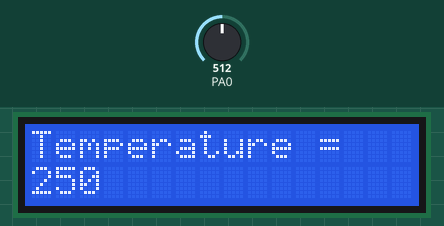
This program was run on a simulated ATmega32, built with avr-gcc and emulated at 16 MHz. Shown: 16×2 character LCD. Wiring (inferred from the names in the program): character LCD (HD44780): RS PB1; R/W PB2; E PB3; data PA4, PA5, PA6, PA7. The inputs (shaded band) are chosen by the test bench; at power-on: PA0 = 512.

Above: at 1.2 s.
1.3 s: PA0 set to 716
At 2.7 s:
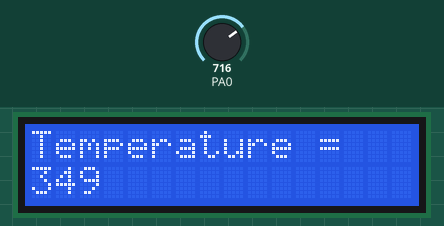
3.0 s: PA0 set to 214
At 3.8 s:
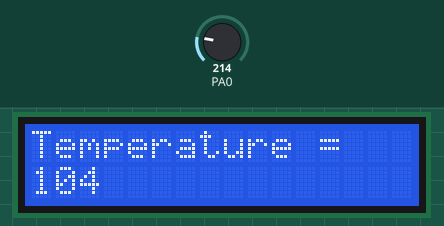
6.0 s: PA0 set to 197
At 6.6 s:
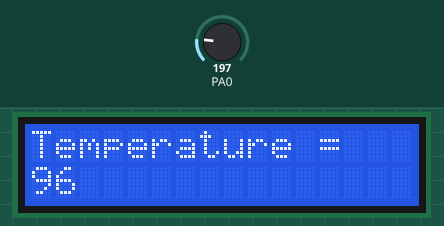
7.6 s: PA0 set to 306
At 9.2 s:
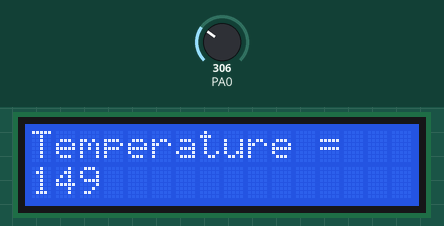
Timing chart, 0 to 10.7 s (numbered marks = the images above; inputs shaded):
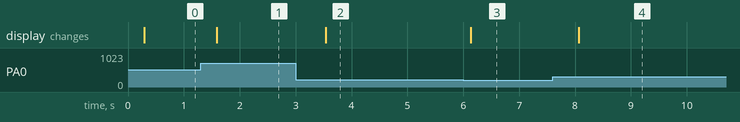

The program:

main.c
```c
/*
 * Building Library.c
 *
 *  Author: Kirellos Emad Samir
 */

#include <avr/io.h>
#include "LCD.h"
#include "Temp_Sensor.h"

int main(void)
{
    /* Replace with your application code */

	LCD_Init();
	Temp_Sensor_Init();
	Uint16t temp=0;
    while (1)
    {

		LCD_Write_Command(0x80);
		LCD_Write_String("Temperature =");
		LCD_Write_Command(0xc0);

		temp=Temp_Sensor_Read();
		LCD_Write_Number(temp);
		_delay_ms(500);
		LCD_Clear();
    }
}
```

LCD_CONFIG.h
```c
/*
 * LCD_CONFIG.h
 *
 *  Author: Kirellos Emad Samir
 */


#ifndef LCD_CONFIG_H_
#define LCD_CONFIG_H_

#include "CPU_CONFIGURATION.h"

#define LCD_Mode 4

#define LCD_4BIT_CMD_PORT DIO_PORTB
#define LCD_4BIT_DTA_PORT DIO_PORTA

#define LCD_8BIT_CMD_PORT DIO_PORTB
#define LCD_8BIT_DTA_PORT DIO_PORTA

#define LCD_RS DIO_PIN1
#define LCD_RW DIO_PIN2
#define LCD_EN DIO_PIN3

#define LCD_DTA0 DIO_PIN0
#define LCD_DTA1 DIO_PIN1
#define LCD_DTA2 DIO_PIN2
#define LCD_DTA3 DIO_PIN3
#define LCD_DTA4 DIO_PIN4
#define LCD_DTA5 DIO_PIN5
#define LCD_DTA6 DIO_PIN6
#define LCD_DTA7 DIO_PIN7

#define LCD_OUTPUT DIO_PIN_OUTPUT

#endif /* LCD_CONFIG_H_ */
```

ADC.c
```c
/*
* ADC.c
*
*  Author: Kirellos Emad Samir
*/

#include "ADC.h"

void ADC_Init(void)
{
	/*Define Vref for ADC, as AVCC*/
	SET_BIT(ADMUX, REFS0);
	CLR_BIT(ADMUX, REFS1);
	/*Right Adjust*/
	CLR_BIT(ADMUX, ADLAR);
	/*Choose channel*/
	CLR_BIT(ADMUX, MUX0);
	CLR_BIT(ADMUX, MUX1);
	CLR_BIT(ADMUX, MUX2);
	CLR_BIT(ADMUX, MUX3);
	CLR_BIT(ADMUX, MUX4);
	/*Auto Trigger Mode*/
	SET_BIT(ADCSRA, ADATE);
	/*Define Prescalar*/
	SET_BIT(ADCSRA, ADPS0);
	SET_BIT(ADCSRA, ADPS1);
	SET_BIT(ADCSRA, ADPS2);
	/*Enable ADC*/
	SET_BIT(ADCSRA, ADEN);
}
Uint16t ADC_Read(void)
{
	Uint16t var = 0;
	/*Start Conversion*/
	SET_BIT(ADCSRA, ADSC);
	/*Wait and check till flag is one, Polling*/
	while(GET_BIT(ADCSRA, ADIF) != 1);
	/*Return value*/
	var = ADC_DTA;
	return var;
}
```

ADC.h
```c
/*
 * ADC.h
 *
 *  Author: Kirellos Emad Samir
 */


#ifndef ADC_H_
#define ADC_H_

#include "CPU_CONFIGURATION.h"

void ADC_Init(void);

Uint16t ADC_Read(void);


#endif /* ADC_H_ */
```

LCD.c
```c
/*
* LCD.c
*
*  Author: Kirellos Emad Samir
*/

#include "LCD.h"

void LCD_Init(void)
{
	#if LCD_Mode == 4
	DIO_SetPin_Direction(LCD_4BIT_CMD_PORT, LCD_RS, LCD_OUTPUT);
	DIO_SetPin_Direction(LCD_4BIT_CMD_PORT, LCD_RW, LCD_OUTPUT);
	DIO_SetPin_Direction(LCD_4BIT_CMD_PORT, LCD_EN, LCD_OUTPUT);

	DIO_SetPin_Direction(LCD_4BIT_DTA_PORT, LCD_DTA4, LCD_OUTPUT);
	DIO_SetPin_Direction(LCD_4BIT_DTA_PORT, LCD_DTA5, LCD_OUTPUT);
	DIO_SetPin_Direction(LCD_4BIT_DTA_PORT, LCD_DTA6, LCD_OUTPUT);
	DIO_SetPin_Direction(LCD_4BIT_DTA_PORT, LCD_DTA7, LCD_OUTPUT);
	_delay_ms(100);
	LCD_Write_Command(0x02);
	LCD_Write_Command(0x33);
	LCD_Write_Command(0x32);
	LCD_Write_Command(0x28);
	LCD_Write_Command(0x0C);
	LCD_Write_Command(0x01);
	LCD_Write_Command(0x06);

	#elif LCD_Mode == 8
	DIO_SetPin_Direction(LCD_8BIT_CMD_PORT, LCD_RS, LCD_OUTPUT);
	DIO_SetPin_Direction(LCD_8BIT_CMD_PORT, LCD_RW, LCD_OUTPUT);
	DIO_SetPin_Direction(LCD_8BIT_CMD_PORT, LCD_EN, LCD_OUTPUT);

	DIO_SetPin_Direction(LCD_8BIT_DTA_PORT, LCD_DTA0, LCD_OUTPUT);
	DIO_SetPin_Direction(LCD_8BIT_DTA_PORT, LCD_DTA1, LCD_OUTPUT);
	DIO_SetPin_Direction(LCD_8BIT_DTA_PORT, LCD_DTA2, LCD_OUTPUT);
	DIO_SetPin_Direction(LCD_8BIT_DTA_PORT, LCD_DTA3, LCD_OUTPUT);
	DIO_SetPin_Direction(LCD_8BIT_DTA_PORT, LCD_DTA4, LCD_OUTPUT);
	DIO_SetPin_Direction(LCD_8BIT_DTA_PORT, LCD_DTA5, LCD_OUTPUT);
	DIO_SetPin_Direction(LCD_8BIT_DTA_PORT, LCD_DTA6, LCD_OUTPUT);
	DIO_SetPin_Direction(LCD_8BIT_DTA_PORT, LCD_DTA7, LCD_OUTPUT);
	_delay_ms(100);
	#else
	#warning "Wrong Mode"
	#endif
}
void LCD_Write_Command(Uint8t command)
{
	/*Control of LCD*/
	/*RS is Logic low to write inside control register*/
	DIO_SetPin_Value(LCD_4BIT_CMD_PORT, LCD_RS, DIO_PIN_LOW);
	/*RW is logic low to write on LCD*/
	DIO_SetPin_Value(LCD_4BIT_CMD_PORT, LCD_RW, DIO_PIN_LOW);
	/*be sure that enable low before send command*/
	DIO_SetPin_Value(LCD_4BIT_CMD_PORT, LCD_EN, DIO_PIN_LOW);
	/*Write High Nipple of the command*/
	//PORTA = Get_HIGH_Nibble(command) | (PORTA & 0x0F);
	PORTA = (command & 0xF0) | (PORTA & 0x0F);
	/*Send High Pulse by using Enable*/
	DIO_SetPin_Value(LCD_4BIT_CMD_PORT, LCD_EN, DIO_PIN_HIGH);
	_delay_ms(1);/*Delay for only 1 millisecond*/
	DIO_SetPin_Value(LCD_4BIT_CMD_PORT, LCD_EN, DIO_PIN_LOW);

	/*Write Low Nipple of the command*/
	//PORTA = Get_LOW_Nibble(command) | (PORTA & 0x0F);
	PORTA = (command  << 4) | (PORTA & 0x0F);
	/*Send High Pulse by using Enable*/
	DIO_SetPin_Value(LCD_4BIT_CMD_PORT, LCD_EN, DIO_PIN_HIGH);
	_delay_ms(1);/*Delay for only 1 millisecond*/
	DIO_SetPin_Value(LCD_4BIT_CMD_PORT, LCD_EN, DIO_PIN_LOW);
	_delay_ms(5);
}
void LCD_Write_Data(Uint8t data)
{
	/*Control of LCD*/
	/*RS is Logic low to write inside control register*/
	DIO_SetPin_Value(LCD_4BIT_CMD_PORT, LCD_RS, DIO_PIN_HIGH);
	/*RW is logic low to write on LCD*/
	DIO_SetPin_Value(LCD_4BIT_CMD_PORT, LCD_RW, DIO_PIN_LOW);
	/*be sure that enable low before send command*/
	DIO_SetPin_Value(LCD_4BIT_CMD_PORT, LCD_EN, DIO_PIN_LOW);
	/*Write High Nipple of the command*/
	//PORTA = Get_HIGH_Nibble(data) | (PORTA & 0x0F);
	PORTA = (data & 0xF0) | (PORTA & 0x0F);
	/*Send High Pulse by using Enable*/
	DIO_SetPin_Value(LCD_4BIT_CMD_PORT, LCD_EN, DIO_PIN_HIGH);
	_delay_ms(1);/*Delay for only 1 millisecond*/
	DIO_SetPin_Value(LCD_4BIT_CMD_PORT, LCD_EN, DIO_PIN_LOW);

	/*Write Low Nipple of the command*/
	//PORTA = Get_LOW_Nibble(data) | (PORTA & 0x0F);
	PORTA = (data << 4) | (PORTA & 0x0F);
	//PORTA = (data & 0xF0) | (PORTA & 0x0F);
	/*Send High Pulse by using Enable*/
	DIO_SetPin_Value(LCD_4BIT_CMD_PORT, LCD_EN, DIO_PIN_HIGH);
	_delay_ms(1);/*Delay for only 1 millisecond*/
	DIO_SetPin_Value(LCD_4BIT_CMD_PORT, LCD_EN, DIO_PIN_LOW);
	_delay_ms(5);
}
void LCD_Clear(void)
{
	LCD_Write_Command(0x01);
}
void LCD_Write_String(Uint8t* str)/**/
{
	while(*str != '\0')
	{
		_delay_ms(1);
		LCD_Write_Data(*str);
		str++;
	}
}
void LCD_Write_Number(Uint32t number)/**/
{
	Uint8t num[10];
	//itoa(number,(char*)num,10);//Integer
	ltoa(number,(Uint8t*)num,10);//Number need to print, Empty character string to fill with numbers, enter base needed, Long
	LCD_Write_String(num);
}
```

LCD.h
```c
/*
 * LCD.h
 *
 *  Author: Kirellos Emad Samir
 */


#ifndef LCD_H_
#define LCD_H_


/*Macros*/
#include "LCD_CONFIG.h"
/*Function Prototypes*/
void LCD_Init(void);
void LCD_Write_Command(Uint8t command);
void LCD_Write_Data(Uint8t data);
void LCD_Clear(void);
void LCD_Write_String(Uint8t * str);
void LCD_Write_Number(Uint32t number);

#endif /* LCD_H_ */
```

Temp_Sensor.c
```c
/*
 * Temp_Sensor.c
 *
 * Created: 12/04/2022 02:15:56 م
 *  Author: Kirellos Emad Samir
 */
#include "Temp_Sensor.h"

void Temp_Sensor_Init(void)
{
	ADC_Init();
}

Uint16t Temp_Sensor_Read(void)
{
	Uint16t adc_reading=ADC_Read();
	Uint16t temp=((Uint32t)adc_reading*500)/1023;

	return temp;
}
```

Temp_Sensor.h
```c
/*
 * Temp_Sensor.h
 *
 * Created: 12/04/2022 02:15:33 م
 *  Author: Kirellos Emad Samir
 */


#ifndef TEMP_SENSOR_H_
#define TEMP_SENSOR_H_
#include "CPU_CONFIGURATION.h"

void Temp_Sensor_Init(void);

Uint16t Temp_Sensor_Read(void);


#endif /* TEMP_SENSOR_H_ */
```

BIT_MATH.h
```c
/*
* BIT_MATH.h
*
 *  Author: Kirellos Emad Samir
*/


#ifndef BIT_MATH_H_
#define BIT_MATH_H_
/*Macros like function*/
#define SET_BIT(REG,BIT)	 REG |= (1<<BIT)
#define CLR_BIT(REG,BIT)	 REG &=~ (1<<BIT)
#define GET_BIT(REG,BIT)	 ((REG>>BIT)&1)
#define TGL_BIT(REG,BIT)     REG ^= (1<<BIT)
#define Get_LOW_Nibble(REG)  REG & 0x0F //HexaDecimal
#define Get_HIGH_Nibble(REG) (REG>>4) & 0b00001111 //Binary
#define GET_PORT(REG) REG & 0xFF
#define TGL_PORT(REG) REG ^= 0xFF
#endif /* BIT_MATH_H_ */
```

STD_TYPES.h
```c
/*
* STD_TYPES.h
*
 *  Author: Kirellos Emad Samir
*/


#ifndef STD_TYPES_H_
#define STD_TYPES_H_

#define HIGH 1
#define LOW 0

typedef unsigned char Uint8t;//0----255
typedef unsigned short int Uint16t;
typedef unsigned long int Uint32t;

typedef signed char Int8t;//-127---127
typedef signed short int Int16t;
typedef signed long int Int32t;

typedef float Fint32t;
typedef double Dint64t;

typedef enum
{
	STD_LOW=0,
	STD_HIGH=1
}STD_levelType;


#endif /* STD_TYPES_H_ */
```

ATMEGA32_REGISTERS.h
```c
/*
* ATMEGA32_REGISTERS.h
*
*  Author: Kirellos Emad Samirs
*/


#ifndef ATMEGA32_REGISTERS_H_
#define ATMEGA32_REGISTERS_H_
/************************************** Libraries ***********************************************/
#include "BIT_MATH.h"
#include "STD_TYPES.h"
/************************************** DIO-Registers *******************************************/
#define DDRA  (*(volatile Uint8t*)(0x3A))
#define PORTA (*(volatile Uint8t*)(0x3B))
#define PINA  (*(volatile Uint8t*)(0x39))

#define DDRB  (*(volatile Uint8t*)(0x37))
#define PORTB (*(volatile Uint8t*)(0x38))
#define PINB  (*(volatile Uint8t*)(0x36))

#define DDRC  (*(volatile Uint8t*)(0x34))
#define PORTC (*(volatile Uint8t*)(0x35))
#define PINC  (*(volatile Uint8t*)(0x33))

#define DDRD  (*(volatile Uint8t*)(0x31))
#define PORTD (*(volatile Uint8t*)(0x32))
#define PIND  (*(volatile Uint8t*)(0x30))
/************************************** ADC-Registers *******************************************/
#define ADMUX   (*(volatile Uint8t*) (0x27))
#define ADCSRA  (*(volatile Uint8t*) (0x26))
#define ADCH    (*(volatile Uint8t*) (0x25))
#define ADCL    (*(volatile Uint8t*) (0x24))
#define ADC_DTA (*(volatile Uint16t*)(0x24))
/************************************** INTERRUPT-Registers *******************************************/
#define SREG    (*(volatile Uint8t*) (0x5F))
#define GICR    (*(volatile Uint8t*) (0x5B))
#define GIFR    (*(volatile Uint8t*) (0x5A))
#define MCUCR   (*(volatile Uint8t*) (0x55))
#define MCUCSR  (*(volatile Uint8t*) (0x54))
/************************************** TIMER0-Registers *********************************************/
#define TCNT0  (*(volatile Uint8t*) (0x52))
#define TCCR0  (*(volatile Uint8t*) (0x53))
#define TIMSK  (*(volatile Uint8t*) (0x59))
#define OCR0   (*(volatile Uint8t*) (0x5C))

#endif /* ATMEGA32_REGISTERS_H_ */
```

CPU_CONFIGURATION.h
```c
/*
 * CPU_CONFIGURATION.h
 *
 *  Author: Kirellos Emad Samir
 */


#ifndef CPU_CONFIGURATION_H_
#define CPU_CONFIGURATION_H_

#undef F_CPU /*Remove previous definition*/
#define F_CPU 16000000UL/*16 MegaHz(16 Million)*/
#include <util/delay.h>
#include <avr/interrupt.h>
//#include <avr/io.h> /*All registers are Pre-Defined here*/
#include "ATMEGA32_REGISTERS.h"
#include "DIO.h"

#endif /* CPU_CONFIGURATION_H_ */
```

DIO.c
```c
/*
* DIO.c
*
 *  Author: Kirellos Emad Samir
*/

#include "DIO.h"
/*Function Implementations*/
/*Functions for PINS*/
void DIO_SetPin_Direction(Uint8t port, Uint8t pin, Uint8t direction)/*Define Direction for pin(Ip/Op)*/
{
	switch(direction)
	{
		case DIO_PIN_INPUT:
		switch(port)
		{
			case DIO_PORTA:
			CLR_BIT(DDRA, pin);
			break;
			case DIO_PORTB:
			CLR_BIT(DDRB, pin);
			break;
			case DIO_PORTC:
			CLR_BIT(DDRC, pin);
			break;
			case DIO_PORTD:
			CLR_BIT(DDRD, pin);
			break;
		}
		break;
		case DIO_PIN_OUTPUT:
		switch(port)
		{
			case DIO_PORTA:
			SET_BIT(DDRA, pin);
			break;
			case DIO_PORTB:
			SET_BIT(DDRB, pin);
			break;
			case DIO_PORTC:
			SET_BIT(DDRC, pin);
			break;
			case DIO_PORTD:
			SET_BIT(DDRD, pin);
			break;
		}
		break;
	}
}
void DIO_SetPin_Value(Uint8t port, Uint8t pin, Uint8t value)/*Output Mode*/
{
	switch(value)
	{
		case DIO_PIN_LOW:
		switch (port)
		{
			case DIO_PORTA:
			CLR_BIT(PORTA, pin);
			break;
			case DIO_PORTB:
			CLR_BIT(PORTB, pin);
			break;
			case DIO_PORTC:
			CLR_BIT(PORTC, pin);
			break;
			case DIO_PORTD:
			CLR_BIT(PORTD, pin);
			break;
		}
		break;
		case DIO_PIN_HIGH:
		switch (port)
		{
			case DIO_PORTA:
			SET_BIT(PORTA, pin);
			break;
			case DIO_PORTB:
			SET_BIT(PORTB, pin);
			break;
			case DIO_PORTC:
			SET_BIT(PORTC, pin);
			break;
			case DIO_PORTD:
			SET_BIT(PORTD, pin);
			break;
		}
		break;
	}
}
void DIO_TogglePin(Uint8t port, Uint8t pin)/*Toggle Output Mode*/
{
	switch(port)
	{
		case DIO_PORTA:
		TGL_BIT(PORTA, pin);
		break;
		case DIO_PORTB:
		TGL_BIT(PORTB, pin);
		break;
		case DIO_PORTC:
		TGL_BIT(PORTC, pin);
		break;
		case DIO_PORTD:
		TGL_BIT(PORTD, pin);
		break;
	}
}
void DIO_ReadPin_Value(Uint8t port, Uint8t pin, Uint8t* value)/*Input Mode*/
{
	switch(port)
	{
		case DIO_PORTA:
		*value = GET_BIT(PINA, pin);
		break;
		case DIO_PORTB:
		*value = GET_BIT(PINB, pin);
		break;
		case DIO_PORTC:
		*value = GET_BIT(PINC, pin);
		break;
		case DIO_PORTD:
		*value = GET_BIT(PIND, pin);
		break;

	}
}
/*Functions for PORTS*/
void DIO_SetPort_Direction(Uint8t port, Uint8t direction)/*Define Direction for Port(Ip/Op)*/
{
	switch(port)
	{
		case DIO_PORTA:
		PORTA = direction;
		break;
		case DIO_PORTB:
		PORTB = direction;
		break;
		case DIO_PORTC:
		PORTC = direction;
		break;
		case DIO_PORTD:
		PORTD = direction;
		break;
	}
}
void DIO_SetPort_Value(Uint8t port, Uint8t value)/*Output Mode*/
{
	switch(port)
	{
		case DIO_PORTA:
		PORTA = value;
		break;
		case DIO_PORTB:
		PORTB = value;
		break;
		case DIO_PORTC:
		PORTC = value;
		break;
		case DIO_PORTD:
		PORTD = value;
		break;
	}
}
void DIO_TogglePort(Uint8t port)/*Toggle Output Mode*/
{
	switch(port)
	{
		case DIO_PORTA:
		TGL_PORT(PORTA);
		break;
		case DIO_PORTB:
		TGL_PORT(PORTB);
		break;
		case DIO_PORTC:
		TGL_PORT(PORTC);
		break;
		case DIO_PORTD:
		TGL_PORT(PORTD);
		break;
	}
}
void DIO_ReadPort_Value(Uint8t port, Uint8t* value)/*Input Mode*/
{
	switch(port)
	{
		case DIO_PORTA:
		*value = PORTA;
		break;
		case DIO_PORTB:
		*value = PORTB;
		break;
		case DIO_PORTC:
		*value = PORTC;
		break;
		case DIO_PORTD:
		*value = PORTD;
		break;
	}
}
/*Activate Pull up Resistor*/
void DIO_SetPULLUP(Uint8t port, Uint8t pin)
{
	switch (port)
	{
		case DIO_PORTA:
		SET_BIT(PORTA, pin);
		break;
		case DIO_PORTB:
		SET_BIT(PORTB, pin);
		break;
		case DIO_PORTC:
		SET_BIT(PORTC, pin);
		break;
		case DIO_PORTD:
		SET_BIT(PORTD, pin);
		break;
	}
}
```

DIO.h
```c
/*
 * DIO.h
 *
 *  Author: Kirellos Emad Samir
 */


#ifndef DIO_H_
#define DIO_H_
/*Macros*/
#include "DIO_CONFIG.h"
/*Functions Prototypes*/
/*Functions for PINS*/
void DIO_SetPin_Direction(Uint8t port, Uint8t pin, Uint8t direction);/*Define Direction for pin(Ip/Op)*/
void DIO_SetPin_Value(Uint8t port, Uint8t pin, Uint8t value);/*Output Mode*/
void DIO_TogglePin(Uint8t port, Uint8t pin);/*Toggle Output Mode*/
void DIO_ReadPin_Value(Uint8t port, Uint8t pin, Uint8t* value);/*Input Mode*/
/*Functions for PORTS*/
void DIO_SetPort_Direction(Uint8t port, Uint8t direction);/*Define Direction for Port(Ip/Op)*/
void DIO_SetPort_Value(Uint8t port, Uint8t value);/*Output Mode*/
void DIO_TogglePort(Uint8t port);/*Toggle Output Mode*/
void DIO_ReadPort_Value(Uint8t port, Uint8t* value);/*Input Mode*/
/*Activate Pull up Resistor*/
void DIO_SetPULLUP(Uint8t port, Uint8t pin);
#endif /* DIO_H_ */
```

DIO_CONFIG.h
```c
/*
 * DIO_CONFIG.h
 *
 *  Author: Kirellos Emad Samir
 */

/*#define  ---> Text Replacement*/

#ifndef DIO_CONFIG_H_
#define DIO_CONFIG_H_
/*CPU library*/
#include "CPU_CONFIGURATION.h"
/*DIO PORTS*/
#define DIO_PORTA 0
#define DIO_PORTB 1
#define DIO_PORTC 2
#define DIO_PORTD 3
/*DIO PINS*/
#define DIO_PIN0 0
#define DIO_PIN1 1
#define DIO_PIN2 2
#define DIO_PIN3 3
#define DIO_PIN4 4
#define DIO_PIN5 5
#define DIO_PIN6 6
#define DIO_PIN7 7
/*DIO PIN State*/
#define DIO_PIN_LOW  0
#define DIO_PIN_HIGH 1
/*DIO PIN Direction*/
#define DIO_PIN_INPUT  0
#define DIO_PIN_OUTPUT 1
/*DIO PORT State*/
#define DIO_PORT_LOW  0x00 /*0000 0000*//*0*/
#define DIO_PORT_HIGH 0xFF /*1111 1111*//*255*/
/*DIO PORT Direction*/
#define DIO_PORT_INPUT  0x00
#define DIO_PORT_OUTPUT 0xFF
#endif /* DIO_CONFIG_H_ */
```

Measured:
- after the input at 1.3 s, the display: changes after 0.29 s (image 1)
- after the input at 3.0 s, the display: changes after 0.54 s (image 2)
- after the input at 6.0 s, the display: changes after 0.13 s (image 3)
- after the input at 7.6 s, the display: changes after 0.46 s (image 4)
